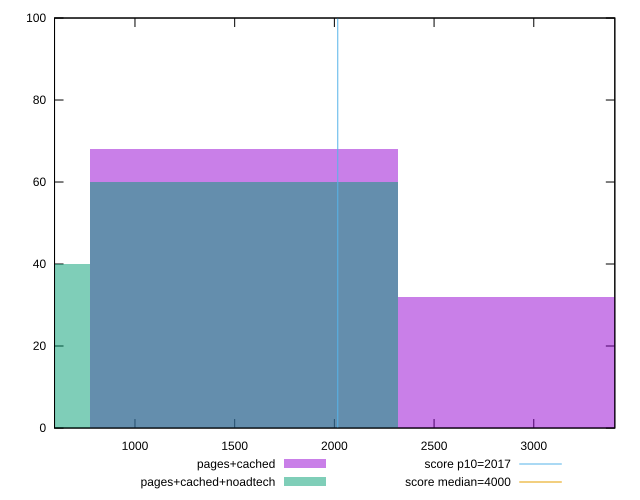

Reproduce this figure in gnuplot.
reset

$pagesCached <<EOF
3095.071964826471 32
1547.5359824132354 68
EOF

$pagesCachedNoadtech <<EOF
1547.5359824132354 60
0 40
EOF

set key outside below
set boxwidth 1547.5359824132354
set xrange [596.6160000000004:3406.475999999986]
set yrange [0:100]
set trange [0:100]
set style fill transparent solid 0.5 noborder

set parametric
set terminal svg size 640, 500 enhanced background rgb 'white'
set output "report_00017_2021-02-10T15-08-03.406Z/mainthread-work-breakdown/comparison/histogram/1_vs_2.svg"

plot $pagesCached title "pages+cached" with boxes, \
     $pagesCachedNoadtech title "pages+cached+noadtech" with boxes, \
     2017,t title "score p10=2017", \
     4000,t title "score median=4000"

reset
